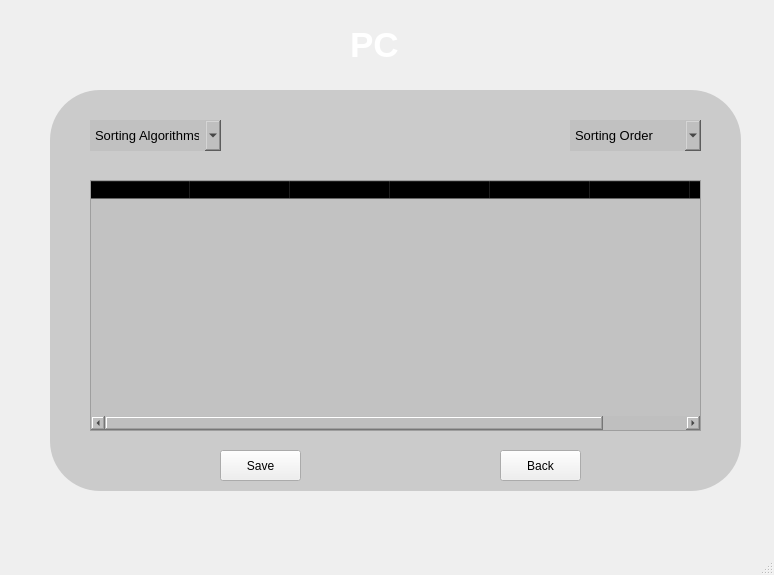
<?xml version="1.0" encoding="UTF-8"?>
<ui version="4.0">
 <class>MainWindow</class>
 <widget class="QMainWindow" name="MainWindow">
  <property name="geometry">
   <rect>
    <x>0</x>
    <y>0</y>
    <width>774</width>
    <height>575</height>
   </rect>
  </property>
  <property name="windowTitle">
   <string>MainWindow</string>
  </property>
  <widget class="QWidget" name="centralwidget">
   <widget class="QWidget" name="widget" native="true">
    <property name="geometry">
     <rect>
      <x>0</x>
      <y>0</y>
      <width>771</width>
      <height>531</height>
     </rect>
    </property>
    <widget class="QLabel" name="label">
     <property name="geometry">
      <rect>
       <x>0</x>
       <y>0</y>
       <width>771</width>
       <height>561</height>
      </rect>
     </property>
     <property name="styleSheet">
      <string notr="true">border-image: url(:/images/a1b81274-784a-4c42-bb6b-35e9c9fb17f8.jpg);</string>
     </property>
     <property name="text">
      <string/>
     </property>
    </widget>
    <widget class="QLineEdit" name="lineEdit">
     <property name="geometry">
      <rect>
       <x>50</x>
       <y>90</y>
       <width>691</width>
       <height>401</height>
      </rect>
     </property>
     <property name="styleSheet">
      <string notr="true">border-top-left-radius:50px;
border-top-right-radius:50px;
border-bottom-left-radius:50px;
border-bottom-right-radius:50px;
background-color: rgb(190,190, 190, 190);</string>
     </property>
    </widget>
    <widget class="QTableWidget" name="tableWidget">
     <property name="geometry">
      <rect>
       <x>90</x>
       <y>180</y>
       <width>611</width>
       <height>251</height>
      </rect>
     </property>
     <property name="styleSheet">
      <string notr="true">background-color: rgb(190,190, 190, 190);
</string>
     </property>
     <column>
      <property name="text">
       <string>Model</string>
      </property>
     </column>
     <column>
      <property name="text">
       <string>Color</string>
      </property>
     </column>
     <column>
      <property name="text">
       <string>Rating</string>
      </property>
     </column>
     <column>
      <property name="text">
       <string>Price</string>
      </property>
     </column>
     <column>
      <property name="text">
       <string>CPU</string>
      </property>
     </column>
     <column>
      <property name="text">
       <string>Ram</string>
      </property>
     </column>
     <column>
      <property name="text">
       <string>MotherBoard</string>
      </property>
     </column>
    </widget>
    <widget class="QComboBox" name="comboBox">
     <property name="geometry">
      <rect>
       <x>90</x>
       <y>120</y>
       <width>131</width>
       <height>31</height>
      </rect>
     </property>
     <property name="font">
      <font>
       <pointsize>10</pointsize>
       <weight>50</weight>
       <bold>false</bold>
      </font>
     </property>
     <property name="styleSheet">
      <string notr="true">border-top-left-radius:50px;
border-top-right-radius:50px;
border-bottom-left-radius:50px;
border-bottom-right-radius:50px;
background-color: rgb(190,190, 190, 200);</string>
     </property>
     <property name="editable">
      <bool>false</bool>
     </property>
     <property name="currentText">
      <string>Sorting Algorithms</string>
     </property>
     <item>
      <property name="text">
       <string>Sorting Algorithms</string>
      </property>
     </item>
     <item>
      <property name="text">
       <string>Insertion Sort</string>
      </property>
     </item>
     <item>
      <property name="text">
       <string>Merge Sort</string>
      </property>
     </item>
     <item>
      <property name="text">
       <string>Quick Sort</string>
      </property>
     </item>
     <item>
      <property name="text">
       <string>Bubble Sort</string>
      </property>
     </item>
     <item>
      <property name="text">
       <string>Selection Sort</string>
      </property>
     </item>
     <item>
      <property name="text">
       <string>Bucket Sort</string>
      </property>
     </item>
     <item>
      <property name="text">
       <string>Tree Sort</string>
      </property>
     </item>
     <item>
      <property name="text">
       <string>Sleep Sort</string>
      </property>
     </item>
     <item>
      <property name="text">
       <string>Counting Sort</string>
      </property>
     </item>
     <item>
      <property name="text">
       <string>Radix Sort</string>
      </property>
     </item>
    </widget>
    <widget class="QComboBox" name="comboBox_2">
     <property name="geometry">
      <rect>
       <x>570</x>
       <y>120</y>
       <width>131</width>
       <height>31</height>
      </rect>
     </property>
     <property name="font">
      <font>
       <pointsize>10</pointsize>
       <weight>50</weight>
       <bold>false</bold>
      </font>
     </property>
     <property name="styleSheet">
      <string notr="true">border-top-left-radius:50px;
border-top-right-radius:50px;
border-bottom-left-radius:50px;
border-bottom-right-radius:50px;
background-color: rgb(190,190, 190, 200);</string>
     </property>
     <property name="editable">
      <bool>false</bool>
     </property>
     <property name="currentText">
      <string>Sorting Order</string>
     </property>
     <item>
      <property name="text">
       <string>Sorting Order</string>
      </property>
     </item>
     <item>
      <property name="text">
       <string>Ascending Order</string>
      </property>
     </item>
     <item>
      <property name="text">
       <string>Decsending order</string>
      </property>
     </item>
    </widget>
    <widget class="QLabel" name="label_2">
     <property name="geometry">
      <rect>
       <x>350</x>
       <y>20</y>
       <width>131</width>
       <height>51</height>
      </rect>
     </property>
     <property name="font">
      <font>
       <pointsize>16</pointsize>
       <weight>75</weight>
       <bold>true</bold>
      </font>
     </property>
     <property name="autoFillBackground">
      <bool>false</bool>
     </property>
     <property name="styleSheet">
      <string notr="true"/>
     </property>
     <property name="text">
      <string>&lt;html&gt;&lt;head/&gt;&lt;body&gt;&lt;p&gt;&lt;span style=&quot; font-size:26pt; color:#ffffff;&quot;&gt;PC&lt;/span&gt;&lt;/p&gt;&lt;/body&gt;&lt;/html&gt;</string>
     </property>
    </widget>
    <widget class="QPushButton" name="pushButton">
     <property name="geometry">
      <rect>
       <x>220</x>
       <y>450</y>
       <width>81</width>
       <height>31</height>
      </rect>
     </property>
     <property name="text">
      <string>Save</string>
     </property>
    </widget>
    <widget class="QPushButton" name="pushButton_2">
     <property name="geometry">
      <rect>
       <x>500</x>
       <y>450</y>
       <width>81</width>
       <height>31</height>
      </rect>
     </property>
     <property name="text">
      <string>Back</string>
     </property>
    </widget>
   </widget>
  </widget>
  <widget class="QMenuBar" name="menubar">
   <property name="geometry">
    <rect>
     <x>0</x>
     <y>0</y>
     <width>774</width>
     <height>21</height>
    </rect>
   </property>
  </widget>
  <widget class="QStatusBar" name="statusbar"/>
 </widget>
 <resources>
  <include location="pc.qrc"/>
 </resources>
 <connections/>
</ui>
